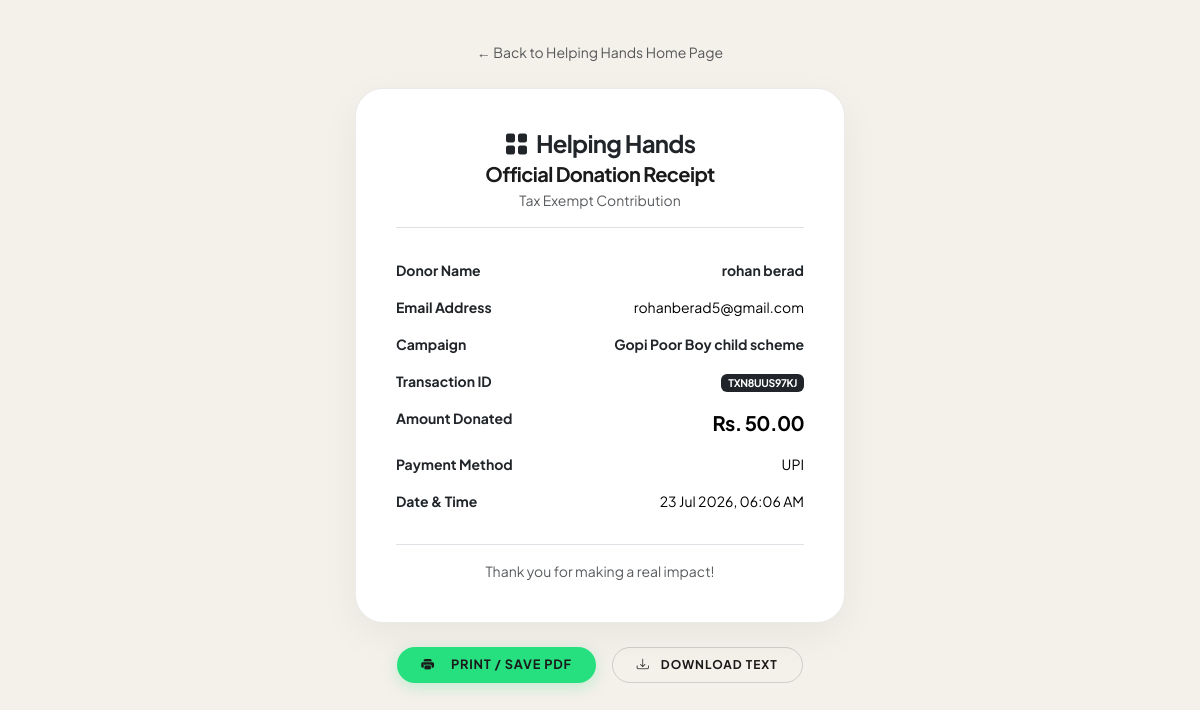
The app's page /receipt/2/ with its own data.
### charity_app/models.py (models this page shows, shortened)
class SiteSettings(models.Model):
    hero_title_line1 = models.CharField(max_length=100, default="Together We Can")
    hero_title_highlight = models.CharField(max_length=100, default="Create a Better World")
    hero_subtitle = models.TextField(
        default="Your small contribution can make a big difference in someone's life. "
                "Join us in our mission to help the needy."
    )
    hero_image = models.ImageField(upload_to='site/', blank=True, null=True)
    stat_campaigns = models.CharField(max_length=20, default="500+", help_text="e.g. 500+")
    stat_lives_impacted = models.CharField(max_length=20, default="50,000+")
    stat_funds_raised = models.CharField(max_length=20, default="Rs. 2.5 Cr+")
    stat_donors = models.CharField(max_length=20, default="10,000+")
    mission_title = models.CharField(max_length=100, default="Our Mission")
    mission_text = models.TextField(
        default="We are committed to building a better tomorrow by supporting education, "
                "healthcare, animal welfare, and disaster relief initiatives. Together, we "
                "can bring hope and create lasting change."
    )
    mission_image = models.ImageField(upload_to='site/', blank=True, null=True)
    ngo_name = models.CharField(max_length=100, default="Helping Hands")
    footer_about_text = models.TextField(
        default="Together we can create a better world for everyone."
    )
    contact_address = models.CharField(max_length=200, default="123 Hope Street, Mumbai, India")
    contact_email = models.EmailField(default="contact@helpinghands.org")
    contact_phone = models.CharField(max_length=20, default="+91 98765 43210")
    updated_at = models.DateTimeField(auto_now=True)
    @classmethod
    def load(cls):
        obj, created = cls.objects.get_or_create(pk=1)
        return obj

class Donation(models.Model):
    PAYMENT_CHOICES = [
        ('upi', 'UPI'),
        ('credit_card', 'Credit Card'),
        ('debit_card', 'Debit Card'),
        ('net_banking', 'Net Banking'),
    ]
    user = models.ForeignKey(User, on_delete=models.SET_NULL, blank=True, null=True)
    campaign = models.ForeignKey(Campaign, on_delete=models.CASCADE, related_name='donations')
    donor_name = models.CharField(max_length=150)
    email = models.EmailField()
    amount = models.DecimalField(max_digits=12, decimal_places=2)
    payment_method = models.CharField(max_length=20, choices=PAYMENT_CHOICES)
    transaction_id = models.CharField(max_length=50, unique=True, blank=True)
    donation_date = models.DateTimeField(auto_now_add=True)

class Campaign(models.Model):
    CATEGORY_CHOICES = [
        ('education', 'Education Fund'),
        ('medical', 'Medical Help'),
        ('animal', 'Animal Rescue'),
        ('disaster', 'Disaster Relief'),
    ]
    STATUS_CHOICES = [
        ('active', 'Active'),
        ('completed', 'Completed'),
        ('upcoming', 'Upcoming'),
    ]
    campaign_name = models.CharField(max_length=200)
    category = models.CharField(max_length=20, choices=CATEGORY_CHOICES, default='education')
    description = models.TextField()
    goal_amount = models.DecimalField(max_digits=12, decimal_places=2)
    raised_amount = models.DecimalField(max_digits=12, decimal_places=2, default=0)
    campaign_image = models.ImageField(upload_to='campaign_images/', blank=True, null=True)
    start_date = models.DateField()
    end_date = models.DateField()
    status = models.CharField(max_length=20, choices=STATUS_CHOICES, default='active')
    created_at = models.DateTimeField(auto_now_add=True)

### charity_app/views.py (the view)
# urls.py: path('receipt/<int:donation_id>/', views.receipt_view, name='receipt_view'),
def receipt_view(request, donation_id):
    donation = get_object_or_404(Donation, id=donation_id)
    return render(request, 'website/receipt.html', {'donation': donation})

### charity_app/context_processors.py (called while the page is built)
def site_settings(request):
    return {'site_settings': SiteSettings.load()}

def user_profile(request):
    if request.user.is_authenticated:
        try:
            profile, _ = UserProfile.objects.get_or_create(user=request.user)
            return {'nav_user_profile': profile}
        except (OperationalError, ProgrammingError):
            return {'nav_user_profile': None}
    return {'nav_user_profile': None}

### templates/website/receipt.html (shortened to what this page needs)
{% load static %}
<!DOCTYPE html>
<html lang="en">
<head>
    <link href="https://cdn.jsdelivr.net/npm/bootstrap@5.3.3/dist/css/bootstrap.min.css" rel="stylesheet">
    <link rel="stylesheet" href="https://cdn.jsdelivr.net/npm/bootstrap-icons@1.11.3/font/bootstrap-icons.css">
    <link rel="stylesheet" href="{% static 'css/style.css' %}">
</head>
<body>
    <div class="receipt-wrapper">
        <div class="text-center mb-4 no-print">
            <a href="{% url 'home' %}" class="text-muted small">&larr; Back to {{ site_settings.ngo_name }} Home Page</a>
        </div>
        <div class="receipt-card">
            <div class="text-center mb-4 pb-3 border-bottom">
                <h4 class="font-heading fw-bold text-dark mb-1"><i class="bi bi-grid-fill me-2"></i>{{ site_settings.ngo_name }}</h4>
                <h5 class="font-heading fw-bold text-emerald mb-1">Official Donation Receipt</h5>
                <p class="text-muted small mb-0">Tax Exempt Contribution</p>
            </div>
            <table class="table table-borderless small mb-4 text-muted">
                <tr>
                    <th class="text-dark ps-0" style="width: 45%;">Donor Name</th>
                    <td class="text-end pe-0 text-dark fw-bold">{{ donation.donor_name }}</td>
                </tr>
                <tr>
                    <th class="text-dark ps-0">Email Address</th>
                    <td class="text-end pe-0">{{ donation.email }}</td>
                </tr>
                <tr>
                    <th class="text-dark ps-0">Campaign</th>
                    <td class="text-end pe-0 text-dark fw-bold">{{ donation.campaign.campaign_name }}</td>
                </tr>
                <tr>
                    <th class="text-dark ps-0">Transaction ID</th>
                    <td class="text-end pe-0"><span class="badge bg-dark text-white font-heading">{{ donation.transaction_id }}</span></td>
                </tr>
                <tr>
                    <th class="text-dark ps-0">Amount Donated</th>
                    <td class="text-end pe-0 font-heading fw-bold text-emerald fs-5">Rs. {{ donation.amount }}</td>
                </tr>
                <tr>
                    <th class="text-dark ps-0">Payment Method</th>
                    <td class="text-end pe-0">{{ donation.get_payment_method_display }}</td>
                </tr>
                <tr>
                    <th class="text-dark ps-0">Date & Time</th>
                    <td class="text-end pe-0">{{ donation.donation_date|date:"d M Y, h:i A" }}</td>
                </tr>
            </table>
            <div class="pt-3 border-top text-center">
                <p class="text-muted small mb-0">Thank you for making a real impact!</p>
            </div>
        </div>
        <div class="d-flex gap-3 justify-content-center mt-4 no-print">
            <button onclick="window.print()" class="btn-hr-green py-2 px-4">
                <i class="bi bi-printer-fill me-2"></i> Print / Save PDF
            </button>
            <a href="{% url 'download_receipt' donation.id %}" class="btn-hr-pill-outline py-2 px-4">
                <i class="bi bi-download me-2"></i> Download Text
            </a>
        </div>
    </div>
</body>
</html>

### static/css/style.css (style rules this page uses)
:root { --hr-bg: #f4f0ea; --hr-bg-card: #ffffff; --hr-bg-beige: #eae4dc; --hr-bg-beige-card: #ebe4da; --hr-text: #1a1a1a; --hr-text-muted: #666666; --hr-text-light: #888888; --hr-green: #26e07f; --hr-green-hover: #1fd072; --hr-green-light: rgba(38, 224, 127, 0.15); --hr-border: rgba(0, 0, 0, 0.08); --hr-border-dark: rgba(0, 0, 0, 0.15); --hr-radius-pill: 100px; --hr-radius-squircle: 28px; --hr-radius-card: 24px; }
html { scroll-behavior: smooth; }
body { font-family: 'Plus Jakarta Sans', 'Outfit', 'Inter', -apple-system, sans-serif; background-color: var(--hr-bg); color: var(--hr-text); overflow-x: hidden; line-height: 1.5; }
h1, h2, h3, h4, h5, h6, .font-heading { font-family: 'Plus Jakarta Sans', 'Outfit', sans-serif; font-weight: 700; letter-spacing: -0.03em; color: var(--hr-text); }
a { text-decoration: none; color: inherit; transition: all 0.3s cubic-bezier(0.25, 0.8, 0.25, 1); }
.btn-hr-pill-outline { border: 1px solid var(--hr-border-dark); border-radius: var(--hr-radius-pill); padding: 10px 24px; font-size: 0.75rem; font-weight: 700; letter-spacing: 0.08em; text-transform: uppercase; color: var(--hr-text); background: transparent; transition: all 0.3s cubic-bezier(0.34, 1.56, 0.64, 1); }
.btn-hr-green { background-color: var(--hr-green); color: var(--hr-text) !important; font-weight: 700; font-size: 0.8rem; letter-spacing: 0.06em; text-transform: uppercase; border: none; border-radius: var(--hr-radius-pill); padding: 14px 32px; display: inline-flex; align-items: center; justify-content: center; gap: 8px; box-shadow: 0 4px 15px rgba(38, 224, 127, 0.25); transition: all 0.35s cubic-bezier(0.34, 1.56, 0.64, 1); position: relative; overflow: hidden; }

### templates/website/receipt.html (style rules this page uses)
body { background-color: #f4f0ea; color: #1a1a1a; font-family: 'Plus Jakarta Sans', sans-serif; }
.receipt-wrapper { max-width: 520px; margin: 40px auto; padding: 0 15px; }
.receipt-card { background: #ffffff; border: 1px solid rgba(0,0,0,0.08); border-radius: 28px; padding: 40px; box-shadow: 0 12px 40px rgba(0, 0, 0, 0.05); }

### records on screen
SiteSettings: ngo_name "Helping Hands"
Donation: donor_name "rohan berad", email "rohanberad5@gmail.com", campaign.campaign_name "Gopi Poor Boy child scheme", transaction_id "TXN8UUS97KJ", amount "50.00", payment_method "UPI", donation_date "23 Jul 2026, 06:06 AM"
